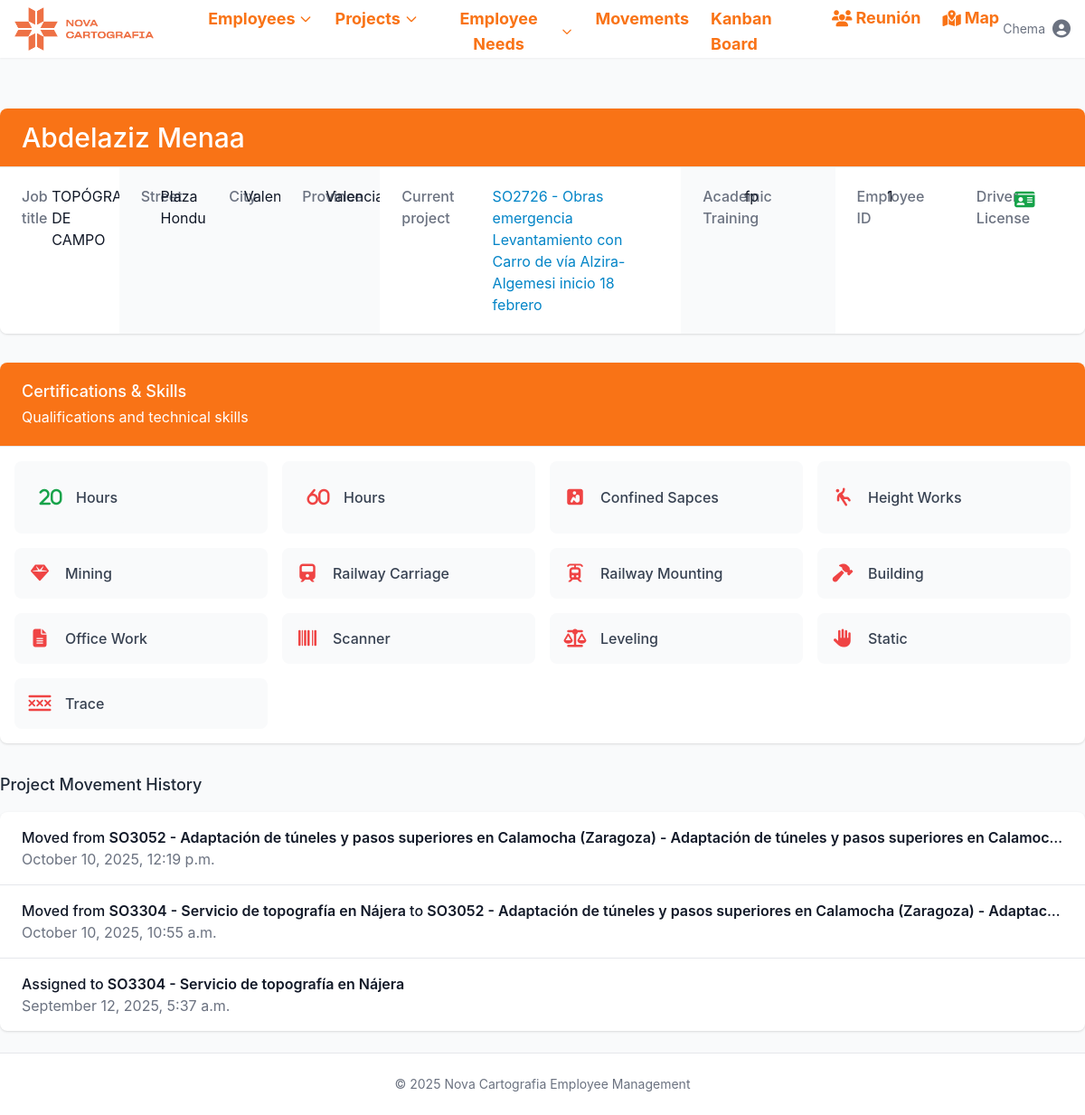
The app's page /employees/1/ (signed in), older data.
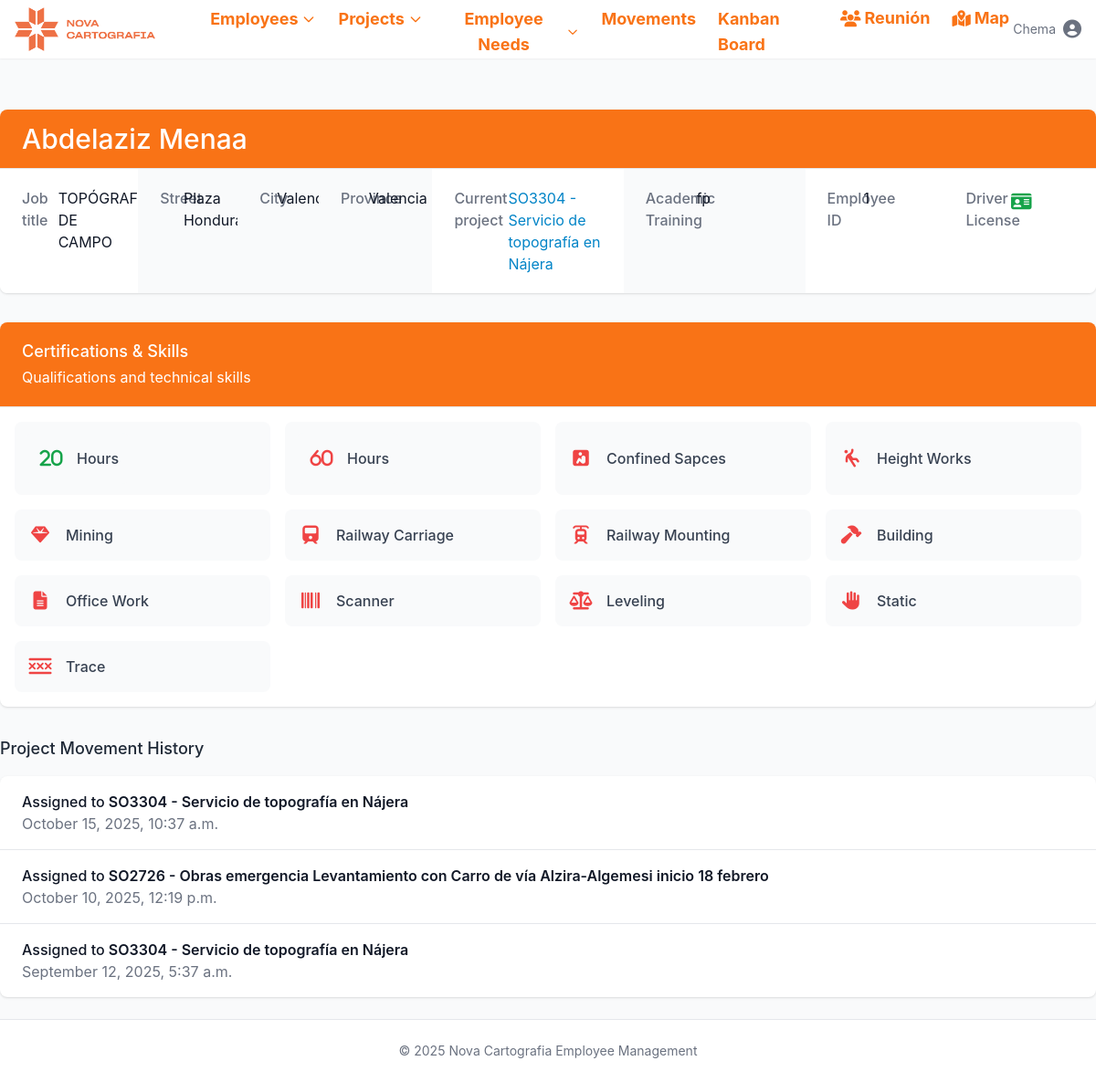
The same page, newer data.
### novacartografia_employee_management/models.py (models this page shows, shortened)
class Employee(models.Model):
    name = models.CharField(max_length=100)
    job = models.CharField(max_length=100)
    project_id = models.ForeignKey(Project, on_delete=models.SET_NULL, related_name='employee_set', blank=True, null=True)
    street = models.CharField(max_length=100, blank=True, null=True)
    city = models.CharField(max_length=100, blank=True, null=True)
    active = models.BooleanField(default=True, help_text="Indicates if the employee is currently active")
    start_date = models.DateField(default=timezone.now, help_text="When the employee started working", null=True, blank=True)
    end_date = models.DateField(blank=True, null=True, help_text="When the employee ended working, if applicable")
    state = models.CharField(max_length=50, default='valencia',
           choices=[
                ('Araba (Álava)', 'Álava'),
                ('Albacete', 'Albacete'),
                ('Alacant (Alicante)', 'Alicante'),
                ('Almería', 'Almería'),
                ('Asturias', 'Asturias'),
                ('Ávila', 'Ávila'),
                ('Badajoz', 'Badajoz'),
                ('Barcelona', 'Barcelona'),
                ('Burgos', 'Burgos'),
                ('Cáceres', 'Cáceres'),
                ('Cádiz', 'Cádiz'),
                ('Cantabria', 'Cantabria'),
                ('Castelló (Castellón)', 'Castellón'),
                ('Ceuta', 'Ceuta'),
                ('Ciudad Real', 'Ciudad Real'),
                ('Córdoba', 'Córdoba'),
                ('Cuenca', 'Cuenca'),
                ('Gerona', 'Gerona'),
                ('Granada', 'Granada'),
                ('Guadalajara', 'Guadalajara'),
                ('Gipuzkoa (Guipúzcoa)', 'Guipúzcoa'),
                ('Huelva', 'Huelva'),
                ('Huesca', 'Huesca'),
                ('Islas Baleares', 'Islas Baleares'),
                ('Jaén', 'Jaén'),
                ('A Coruña (La Coruña)', 'La Coruña'),
                ('La Rioja', 'La Rioja'),
                ('Las Palmas', 'Las Palmas'),
                ('León', 'León'),
                ('Lérida', 'Lérida'),
                ('Lleida', 'Lérida'),  # Agregado porque aparece en tu CSV
                ('Lugo', 'Lugo'),
                ('Madrid', 'Madrid'),
                ('Málaga', 'Málaga'),
                ('Melilla', 'Melilla'),
                ('Murcia', 'Murcia'),
                ('Navarra (Nafarroa)', 'Navarra'),  # Corregido para coincidir con el CSV
                ('Orense', 'Orense'),
                ('Palencia', 'Palencia'),
                ('Pontevedra', 'Pontevedra'),
                ('Salamanca', 'Salamanca'),
                ('Santa Cruz de Tenerife', 'Santa Cruz de Tenerife'),
                ('Segovia', 'Segovia'),
                ('Sevilla', 'Sevilla'),
                ('Soria', 'Soria'),
                ('Tarragona', 'Tarragona'),
                ('Teruel', 'Teruel'),
                ('Toledo', 'Toledo'),
                ('Valencia', 'Valencia'),
                ('Valladolid', 'Valladolid'),
                ('Bizkaia (Vizcaya)', 'Vizcaya'),
                ('Zamora', 'Zamora'),
                ('Zaragoza', 'Zaragoza'),
            ])
    latitude = models.FloatField(null=True, blank=True)
    longitude = models.FloatField(null=True, blank=True)
    academic_training = models.CharField(max_length=100, blank=True, null=True)
    driver_license = models.BooleanField(default=False)
    twenty_hours = models.BooleanField(default=False)
    sixty_hours = models.BooleanField(default=False)
    confine = models.BooleanField(default=False)
    height = models.BooleanField(default=False)
    mining = models.BooleanField(default=False)
    railway_carriage = models.BooleanField(default=False)
    railway_mounting = models.BooleanField(default=False)
    building = models.BooleanField(default=False)
    office_work = models.BooleanField(default=False)
    scanner = models.BooleanField(default=False)
    leveling = models.BooleanField(default=False)
    static = models.BooleanField(default=False)
    drag = models.BooleanField(default=False)
    locked = models.BooleanField(default=False, help_text="Indicates if the employee is locked for a future project")
    vacations_from = models.DateField(blank=True, null=True)
    vacations_to = models.DateField(blank=True, null=True)
    leave_from = models.DateField(blank=True, null=True)
    leave_to = models.DateField(blank=True, null=True)
    end_contract = models.BooleanField(default=False, help_text="Indicates if the employee's contract is ending soon")
    end_contract_date = models.DateField(blank=True, null=True, help_text="Date when the employee's contract is ending")

class Project(models.Model):
    PROJECT_TYPES = [
        ('external', 'Obra'),
        ('project', 'Proyecto'),
    ]
    MANAGER_TYPES = [
        ('Jose Cuesta Mejías', 'Cuesta'),
        ('Javier Marín Gimeno', 'Javi'),
        ('Guillermo Boscá Gómez', 'Guillermo'),
        ('Miguel Ángel Martínez García', 'Miguel Ángel'),
        ('Óscar López Valverde', 'Óscar'),
    ]
    name = models.CharField(max_length=500)
    type = models.CharField(max_length=50, choices=PROJECT_TYPES, default='proyecto')
    description = models.TextField(blank=True, null=True)
    manager = models.CharField(max_length=50, choices=MANAGER_TYPES, null=True, blank=True)
    state = models.CharField(max_length=50, null=True, blank=True, )
    date_from = models.DateField(blank=True, null=True)
    date_to = models.DateField(blank=True, null=True)
    academic_training = models.CharField(max_length=100, blank=True, null=True)
    twenty_hours = models.BooleanField(default=False)
    sixty_hours = models.BooleanField(default=False)
    confine = models.BooleanField(default=False)
    height = models.BooleanField(default=False)
    mining = models.BooleanField(default=False)
    railway_carriage = models.BooleanField(default=False)
    railway_mounting = models.BooleanField(default=False)
    building = models.BooleanField(default=False)
    office_work = models.BooleanField(default=False)
    scanner = models.BooleanField(default=False)
    leveling = models.BooleanField(default=False)
    static = models.BooleanField(default=False)
    drag = models.BooleanField(default=False)

class ProjectMovementLine(models.Model):
    project = models.ForeignKey(Project, on_delete=models.CASCADE, related_name='movements')
    employee = models.ForeignKey(Employee, on_delete=models.CASCADE, related_name='project_movements')
    date = models.DateTimeField(default=timezone.now)
    previous_project = models.ForeignKey(
        Project,
        on_delete=models.SET_NULL,
        null=True,
        blank=True,
        related_name='outgoing_movements'
    )
    class Meta:
        ordering = ['-date']  # Most recent movements first

### novacartografia_employee_management/views.py (the view)
# urls.py: path('employees/<int:pk>/', views.employee_detail, name='employee_detail'),
@login_required
def employee_detail(request, pk):
    employee = get_object_or_404(Employee, pk=pk)
    project_movements = employee.project_movements.all().order_by('-date')[:5]  # Get the last 5 movements
    context = {
        'employee': employee,
        'movements': project_movements,
    }
    return render(request, 'novacartografia_employee_management/employee_detail.html', context)

### templates/novacartografia_employee_management/employee_detail.html (shortened to what the changed rows need)
{% extends "base.html" %}
{% block content %}
<div class="bg-white shadow overflow-hidden sm:rounded-lg">
    <div class="px-4 py-5 sm:px-6 bg-orange-500 {% if 'TOPÓGRAFO' in employee.job  %} bg-green-500 {% elif 'Auxiliar' in employee.job %} bg-yellow-400 {% elif 'Piloto' in employee.job %}bg-indigo-500 {% else %} bg-orange-500 {% endif %}">
        <h1 class="text-3xl leading-6 font-medium text-gray-700 {% if 'Auxiliar' in employee.job %} {% else %} text-white {% endif %}">
            <a href="{% url 'employee_update' employee.id %}" class="text-white hover:text-primary-800">
                {{ employee.name }}
            </a>
        </h1>
    </div>
    <div class="border-t border-gray-200">
        <div class="flex">
            <div class="bg-white px-4 py-5 sm:grid sm:grid-cols-3 sm:gap-4 sm:px-6">
                <dt class="text-base font-medium text-gray-500">Job title</dt>
                <dd class="mt-1 text-base text-gray-900 sm:mt-0 sm:col-span-2">{{ employee.job }}</dd>
            </div>
            <div class="bg-gray-50 px-4 py-5 sm:grid sm:grid-cols-3 sm:gap-4 sm:px-6">
                <dt class="text-base font-medium text-gray-500">Street</dt>
                <dd class="mt-1 text-base text-gray-900 sm:mt-0 sm:col-span-2">{{ employee.street }}</dd>
            </div>
            <div class="bg-gray-50 px-4 py-5 sm:grid sm:grid-cols-3 sm:gap-4 sm:px-6">
                <dt class="text-base font-medium text-gray-500">City</dt>
                <dd class="mt-1 text-base text-gray-900 sm:mt-0 sm:col-span-2">{{ employee.city }}</dd>
            </div>
            <div class="bg-gray-50 px-4 py-5 sm:grid sm:grid-cols-3 sm:gap-4 sm:px-6">
                <dt class="text-base font-medium text-gray-500">Province</dt>
                <dd class="mt-1 text-base text-gray-900 sm:mt-0 sm:col-span-2">{{ employee.get_state_display }}</dd>
            </div>
            <div class="bg-white px-4 py-5 sm:grid sm:grid-cols-3 sm:gap-4 sm:px-6">
                <dd class="mt-1 text-base text-gray-900 sm:mt-0 sm:col-span-2">
                    {% if employee.project_id %}
                        <a href="{% url 'project_detail' employee.project_id.id %}" class="text-primary-600 hover:text-primary-800">
                            {{ employee.project_id.name }}
                        </a>
                    {% else %}
                        <span class="text-gray-500 italic">No project assigned</span>
                    {% endif %}
                </dd>
            </div>
            <div class="bg-gray-50 px-4 py-5 sm:grid sm:grid-cols-3 sm:gap-4 sm:px-6">
                <dt class="text-base font-medium text-gray-500">Academic Training</dt>
                <dd class="mt-1 text-base text-gray-900 sm:mt-0 sm:col-span-2">
                    {{ employee.academic_training|default:"Not specified" }}
                </dd>
            </div>
            <div class="bg-white px-4 py-5 sm:grid sm:grid-cols-3 sm:gap-4 sm:px-6">
                <dt class="text-base font-medium text-gray-500">Employee ID</dt>
                <dd class="mt-1 text-base text-gray-900 sm:mt-0 sm:col-span-2">{{ employee.id }}</dd>
            </div>
        </div>
    </div>
</div>
{% if movements %}
<div class="mt-8">
    <div class="bg-white shadow overflow-hidden sm:rounded-lg">
        <ul class="divide-y divide-gray-200">
            {% for movement in movements %}
            <li class="px-4 py-4 sm:px-6">
                <div class="flex items-center">
                    <div class="min-w-0 flex-1">
                        <p class="text-base font-medium text-gray-900 truncate">
                            {% if movement.previous_project %}
                                Moved from <span class="font-semibold">{{ movement.previous_project.name }}</span> to
                                <span class="font-semibold">{{ movement.project.name }}</span>
                            {% else %}
                                Assigned to <span class="font-semibold">{{ movement.project.name }}</span>
                            {% endif %}
                        </p>
                        <p class="text-base text-gray-500">
                            {{ movement.date|date:"F j, Y, g:i a" }}
                        </p>
                    </div>
                </div>
            </li>
            {% endfor %}
        </ul>
    </div>
</div>
{% endif %}
{% endblock %}

Row changes from the older to the newer data that the page shows:
removed ProjectMovementLine: previous_project.name "SO3304 - Servicio de topografía en Nájera", project.name "SO3052 - Adaptación de túneles y pasos superiores en Calamocha (Zaragoza) - Adaptac…", date "October 10, 2025, 10:55 a.m."
changed Employee "Abdelaziz Menaa": project_id.name "SO2726 - Obras emergencia Levantamiento con Carro de vía Alzira-Algemesi inicio 18 febrero" → "SO3304 - Servicio de topografía en Nájera"
added ProjectMovementLine: project.name "SO3304 - Servicio de topografía en Nájera", date "October 15, 2025, 10:37 a.m."
changed ProjectMovementLine: project.name (not shown) → "SO2726 - Obras emergencia Levantamiento con Carro de vía Alzira-Algemesi inicio 18 febrero"; previous_project.name "SO3052 - Adaptación de túneles y pasos superiores en Calamocha (Zaragoza) - Adaptación de túneles y pasos superiores en Calamoc…" → (not shown); previous_project_id "Moved from" → "Assigned to"
